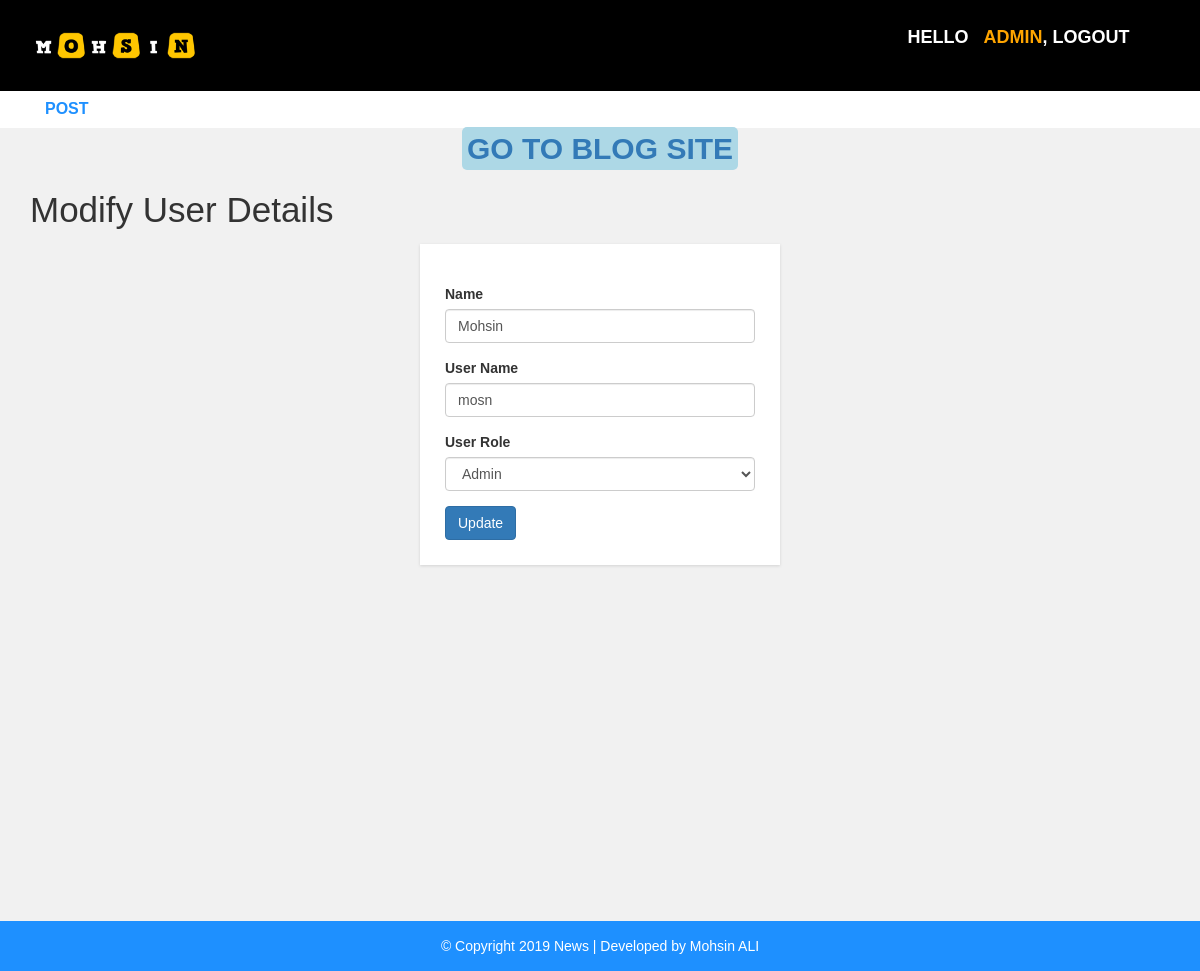
Screenshot of /admin/update-user.php?id=2 (signed in) with the database file from the repository.
### tables this page shows
CREATE TABLE `users` (
  `uid` int(11) NOT NULL,
  `uname` varchar(100) NOT NULL,
  `password` text NOT NULL,
  `name` varchar(100) NOT NULL,
  `role` int(11) NOT NULL
);

### admin/update-user.php (the view, shortened to what this page needs)
<?php include "header.php";
    require "../dp.php";
?>
  <div id="admin-content">
      <div class="container">
          <div class="row">
              <div class="col-md-12">
                  <h1 class="admin-heading">Modify User Details</h1>
              </div>
              <div class="col-md-offset-4 col-md-4">
                <?php
                $uid = $_GET['id'];
                $sql = "SELECT * FROM users WHERE uid={$uid}";
                $result = mysqli_query($con, $sql) or die("Update querry failed!!!");
                if(mysqli_num_rows($result) > 0){
                  while($row = mysqli_fetch_assoc($result)){
                ?>
                  <form  action="<?php $_SERVER['PHP_SELF']; ?>" method ="POST">
                          <div class="form-group">
                          <label>Name</label>
                          <input type="text" name="f_name" class="form-control" value="<?=$row['name']?>" placeholder="" required>
                      </div>
                      <div class="form-group">
                          <label>User Name</label>
                          <input type="text" name="username" class="form-control" value="<?=$row['uname']?>" placeholder="" required>
                      </div>
                      <div class="form-group">
                          <label>User Role</label>
                          <select class="form-control" name="role" value="<?php echo $row['role']; ?>">
                            <?php
                            if($row['role'] == 1){
                                echo "<option value='0'>normal User</option>
                              <option value='1' selected >Admin</option>";
                              }else{
                                echo "<option value='0' selected>Normal User</option>
                              <option value='1'>Admin</option>";
                            }
                             ?>
                          </select>
                      </div>
                      <input type="submit" name="submit" class="btn btn-primary" value="Update" required />
                  </form>
                <?php }
              } ?>
              </div>
          </div>
      </div>
  </div>
<?php include "footer.php"; ?>

### css/style.css (style rules this page uses)
body { background: #f1f1f1; font-family: sans-serif,arial,Helvetica; }
#admin-content { padding: 20px 0; min-height: 750px; }
#admin-content .admin-heading { font-size: 35px; margin: 0 0 15px; }
form { background: #fff; padding: 25px; box-shadow:0 1px 3px rgba(0, 0, 0, 0.13); }

### rows the page displays
users: f_name "Mohsin", username "mosn", role "Admin"

### other values shown
$_SESSION['uname'] "ADMIN"
